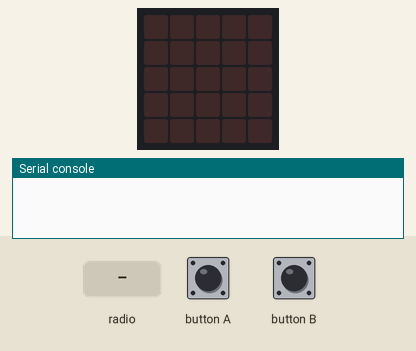
A program run on a simulated BBC micro:bit (MakeCode). Parts: the board's 5×5 LED display, the last lines printed to the serial console. The inputs (shaded band) are chosen by the test bench. No radio messages arrive unless stated (any console line starting 'radio sent:' is added by the test bench).

Above: at 1.2 s.
1.3 s: button A pressed for 0.15 s
At 1.7 s:
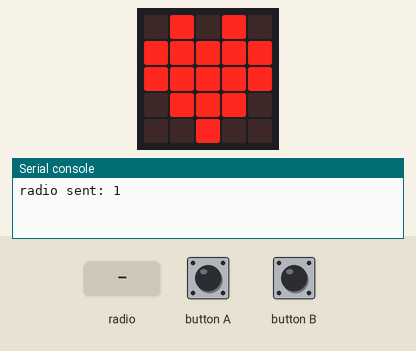
2.9 s: button B pressed for 0.15 s
At 4.1 s:
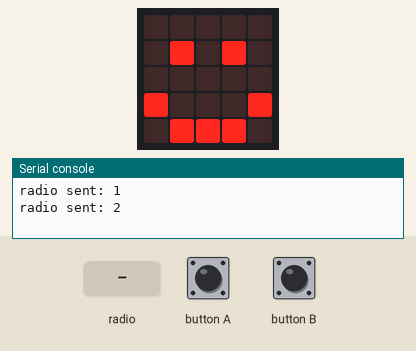
4.5 s: radio message "1" arrives
At 5.3 s:
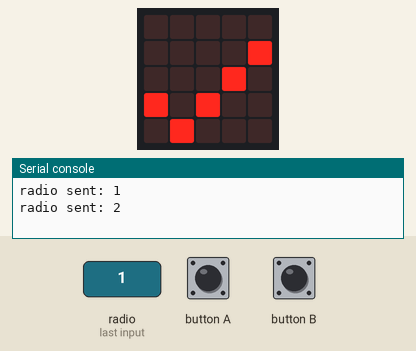
6.0 s: radio message "2" arrives
At 6.4 s:
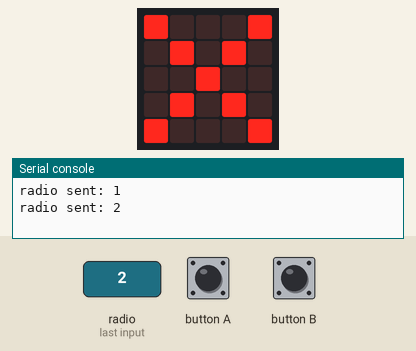
7.5 s: button A pressed for 1 s
At 7.9 s:
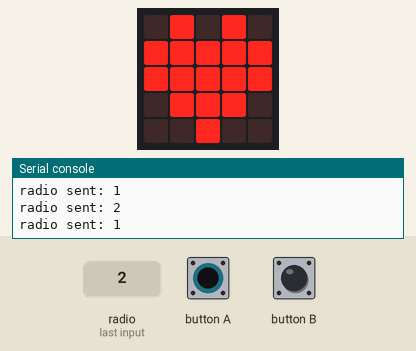
10.0 s: button B pressed for 1 s
At 11.1 s:
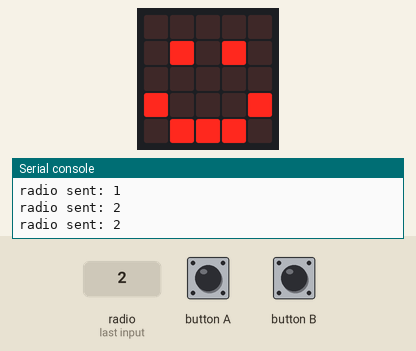
Timing chart, 0 to 13.0 s (numbered marks = the images above; inputs shaded):
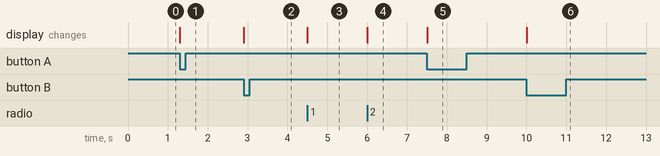

Measured:
- after the input at 1.3 s, the display: changes at once (image 1)
- after the input at 2.9 s, the display: changes at once (image 2)
- after the input at 4.5 s, the display: changes at once (image 3)
- after the input at 6.0 s, the display: changes at once (image 4)
- after the input at 7.5 s, the display: changes at once (image 5)
- after the input at 10.0 s, the display: changes at once (image 6)

The program:

main.ts
```typescript
radio.onReceivedNumber(function (receivedNumber) {
    if (receivedNumber == 1) {
        basic.showIcon(IconNames.Yes)
    }
    if (receivedNumber == 2) {
        basic.showIcon(IconNames.No)
    }
})
radio.setGroup(168)
basic.forever(function () {
    if (input.buttonIsPressed(Button.A)) {
        radio.sendNumber(1)
        basic.showIcon(IconNames.Heart)
    }
    if (input.buttonIsPressed(Button.B)) {
        radio.sendNumber(2)
        basic.showIcon(IconNames.Happy)
    }
})
```

test.ts
```typescript
// 在這裡測試；當此封包作為擴充功能時，將不會編譯此內容。
```
